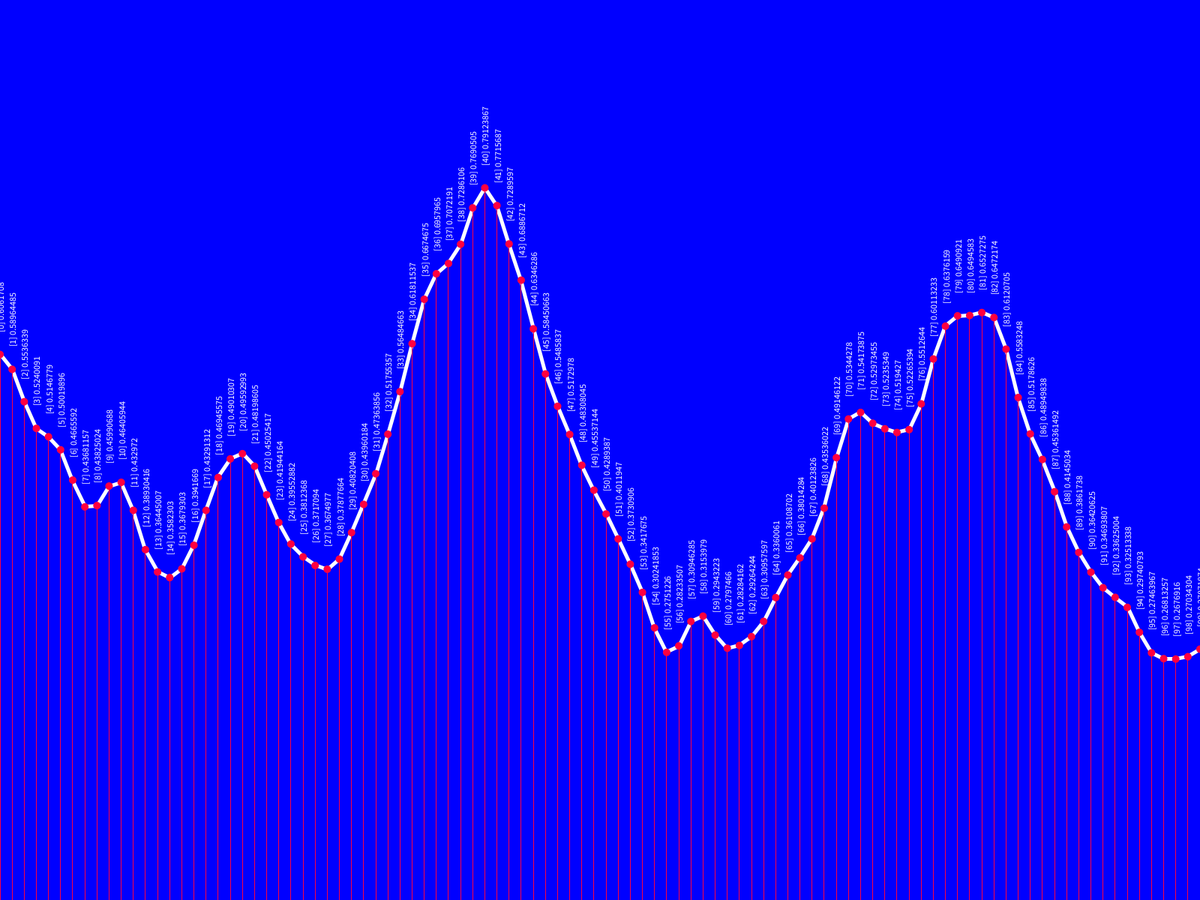
Frame 1 (no input)
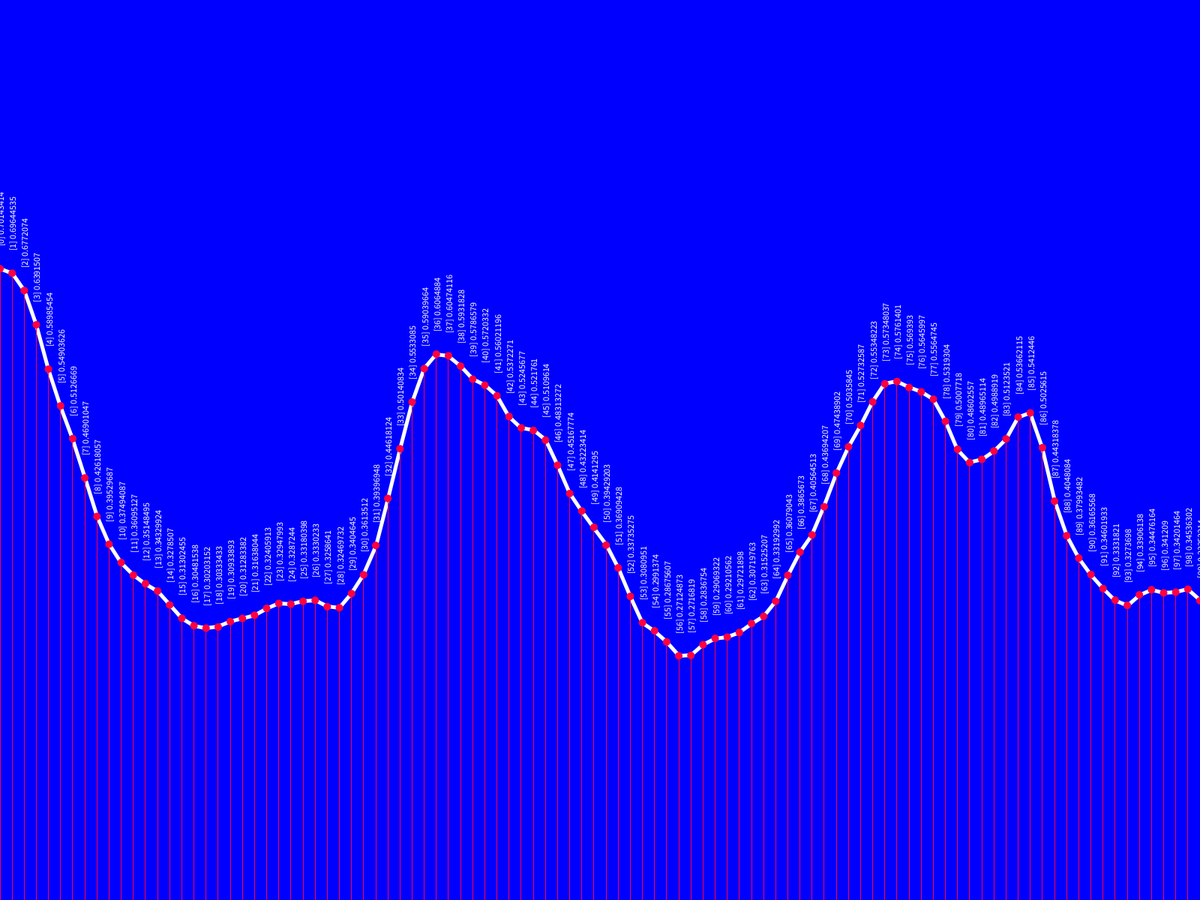
Frame 60 (the mouse pressed at the canvas centre just before this capture)
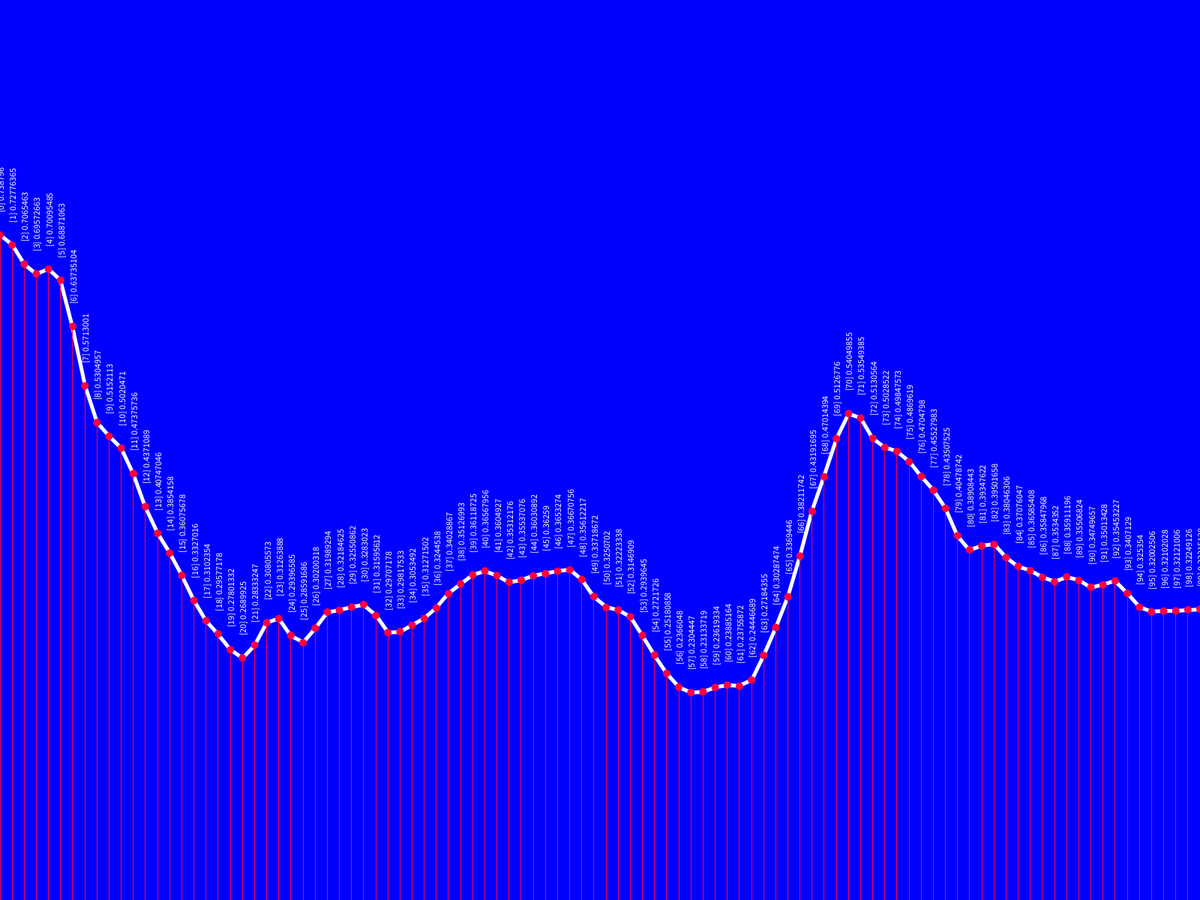
Frame 120 (the mouse held since frame 60 and released just before this capture)

The Processing sketch that drew these frames (run headless with seeded random() and noise(); from frame 60 on, the mouse is pressed at the canvas centre):

// Processing sketch: MSIp1_02_PerlinNoise_2D_Time
// ── MSIp1_02_PerlinNoise_2D_Time.pde
float[] function;
float xoff, toff;

void setup() {
  fullScreen();
  background(0, 0, 255);
  smooth();
  loadFunction();
}

void loadFunction() {
  function = new float[100];
  for (int i=0; i<function.length; i++) {
    function[i] = noise(xoff);
    xoff+=0.05;
  }
}


void updateFunction() {
  xoff = 0;
  for (int i=0; i<function.length; i++) {
    function[i] = noise(xoff,toff);
    xoff+=0.05;
  }
  toff+=0.005;
}


void draw() {
  background(0, 0, 255);
  updateFunction();
  displayFunction();
  displayData();
}

void displayFunction() {
  noFill();
  stroke(255);
  strokeWeight(5);
  beginShape();
  for (int i=0; i<function.length; i++) {
    float x = map(i, 0, function.length-1, 0, width);
    float y = map(function[i], 0, 1, height, 0);
    vertex(x, y);
  }
  endShape();
}

void displayData() {
  strokeWeight(1);
  for (int i=0; i<function.length; i++) {
    float x = map(i, 0, function.length-1, 0, width);
    float y = map(function[i], 0, 1, height, 0);
    stroke(255, 0, 64);
    line(x, y, x, height);
    noStroke();
    fill(255, 0, 64);
    ellipse(x, y, 10, 10);
    fill(255);
    pushMatrix();
    translate(x, y);
    rotate(-HALF_PI);
    textAlign(LEFT, CENTER);
    text("["+i+"] "+function[i], 30, 0);
    popMatrix();
  }
}
